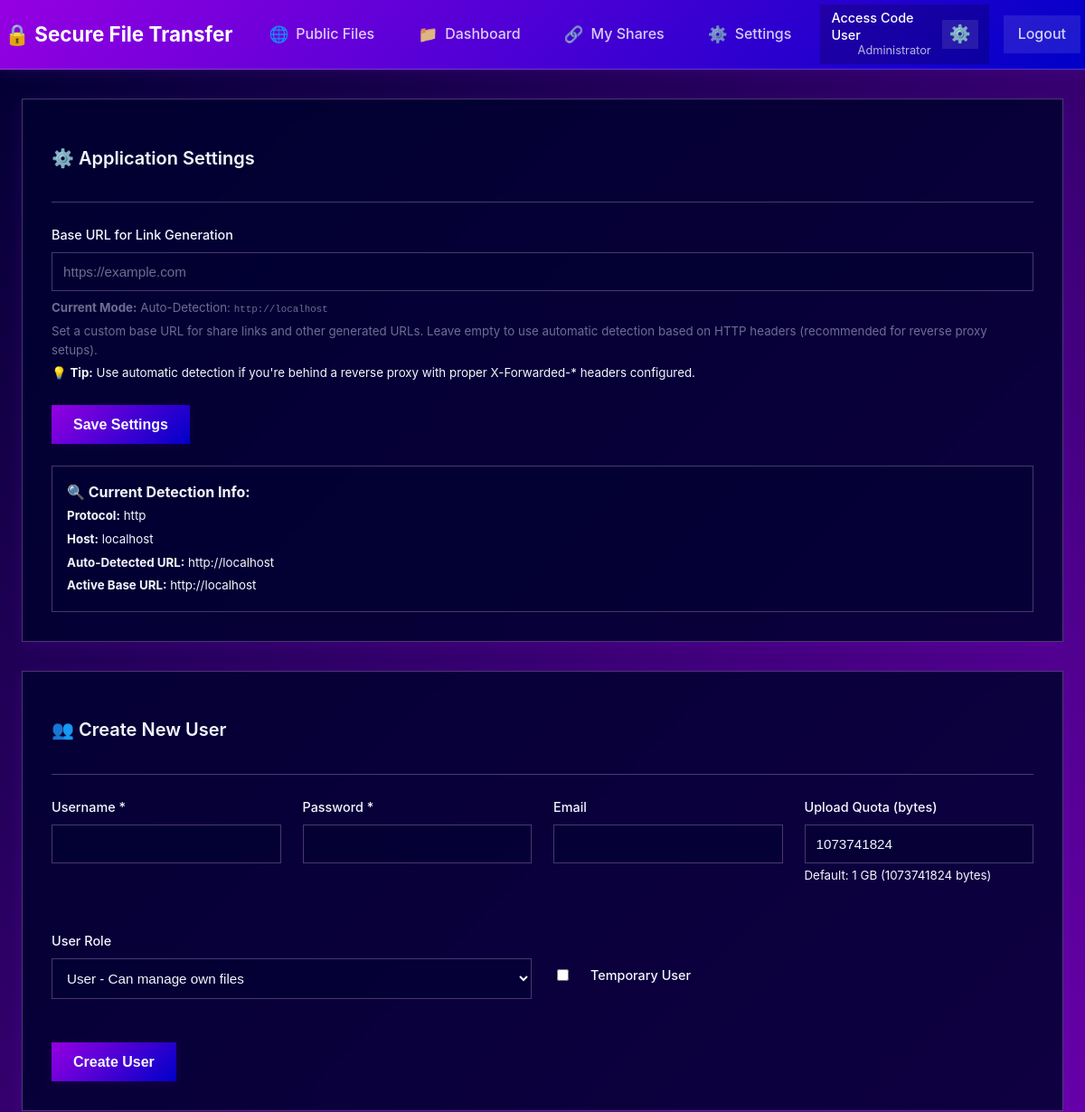
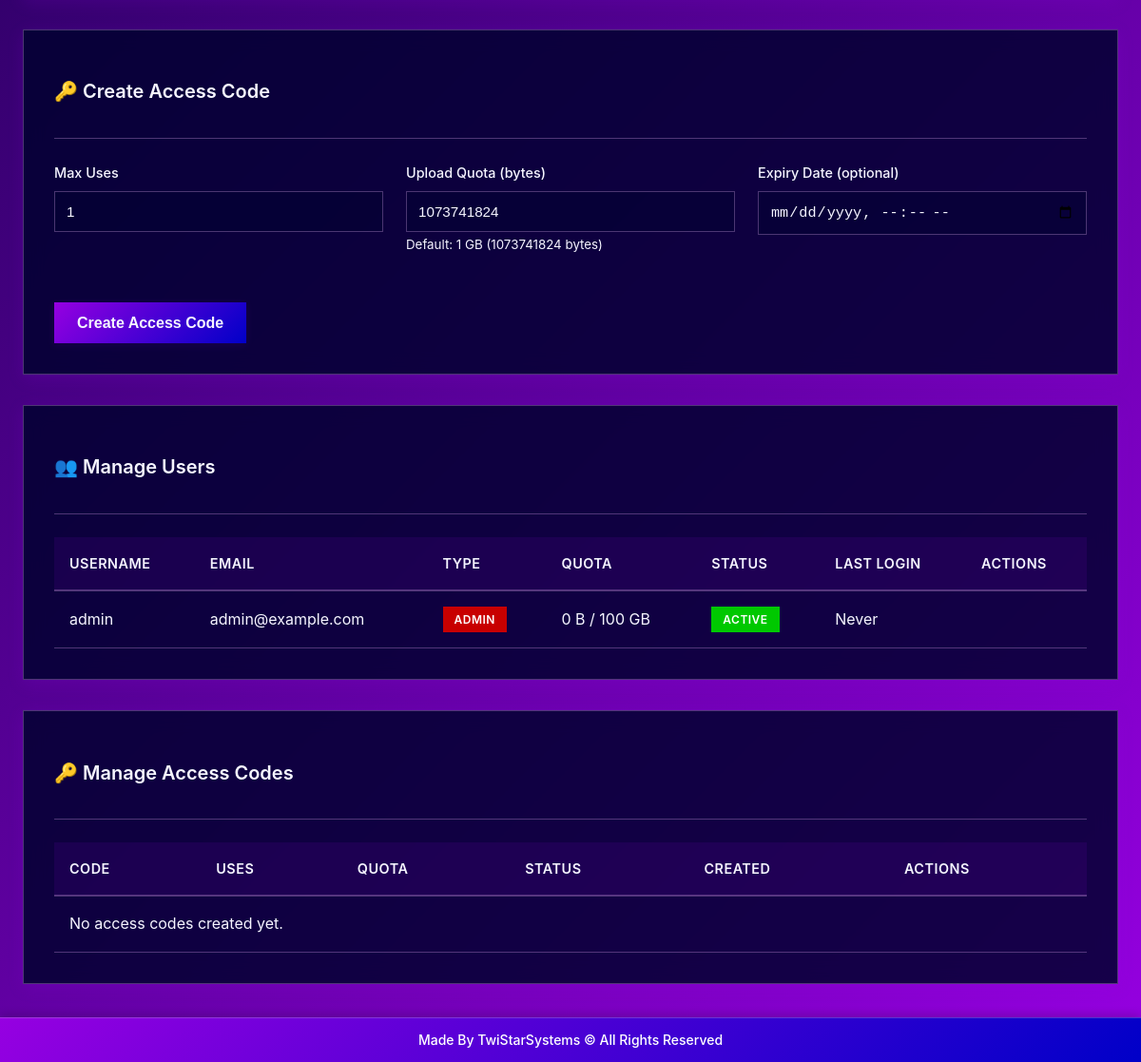
/admin.php (signed in), run on the app's committed database (2 pictures, top to bottom).
### tables this page shows
CREATE TABLE IF NOT EXISTS users (
    id INT AUTO_INCREMENT PRIMARY KEY,
    username VARCHAR(50) UNIQUE NOT NULL,
    password_hash VARCHAR(255) NOT NULL,
    email VARCHAR(100),
    role ENUM('admin', 'user') DEFAULT 'user',
    is_admin BOOLEAN DEFAULT FALSE,  
    upload_quota BIGINT DEFAULT 1073741824,  
    used_quota BIGINT DEFAULT 0,
    is_temporary BOOLEAN DEFAULT FALSE,
    expiry_date DATETIME NULL,
    created_at DATETIME DEFAULT CURRENT_TIMESTAMP,
    last_login DATETIME NULL,
    is_active BOOLEAN DEFAULT TRUE
);

### db.php (called while the page is built, shortened)
<?php
require_once 'config.php';
class Database {
    private $conn;
    public function __construct() {
        try {
            $this->conn = new PDO(
                "mysql:host=" . DB_HOST . ";dbname=" . DB_NAME,
                DB_USER,
                DB_PASS,
                array(PDO::ATTR_ERRMODE => PDO::ERRMODE_EXCEPTION)
            );
        } catch(PDOException $e) {
            die("Database connection failed: " . $e->getMessage());
        }
    }
    public function query($sql, $params = []) {
        try {
            $stmt = $this->conn->prepare($sql);
            $stmt->execute($params);
            return $stmt;
        } catch(PDOException $e) {
            error_log("Database query error: " . $e->getMessage());
            return false;
        }
    }
    public function fetch($sql, $params = []) {
        $stmt = $this->query($sql, $params);
        return $stmt ? $stmt->fetch(PDO::FETCH_ASSOC) : false;
    }
    public function fetchAll($sql, $params = []) {
        $stmt = $this->query($sql, $params);
        return $stmt ? $stmt->fetchAll(PDO::FETCH_ASSOC) : false;
    }
}
?>

### config.php (called while the page is built, shortened)
<?php
function getProtocol() {
    return 'http';
}
function getHost() {
    if (!empty($_SERVER['HTTP_HOST'])) {
        return $_SERVER['HTTP_HOST'];
    }
    return 'localhost';
}
function getBaseUrl() {
    static $checked = false;
    if (!$checked) {
        $checked = true;
        try {
            if (class_exists('Database')) {
                $db = new Database();
                $sql = "SELECT setting_value FROM app_settings WHERE setting_key = ? LIMIT 1";
                $result = $db->fetch($sql, ['base_url']);
            }
        } catch (Exception $e) {
        }
    }
    $protocol = getProtocol();
    $host = getHost();
    $basePath = dirname($_SERVER['SCRIPT_NAME']);
    $basePath = rtrim($basePath, '/');
    return "{$protocol}://{$host}{$basePath}";
}
?>

### users.php (called while the page is built, shortened)
<?php
require_once 'db.php';
class UserManager {
    private $db;
    public function __construct($db) {
        $this->db = $db;
    }
    public function getAllUsers() {
        $sql = "SELECT id, username, email, role, is_admin, upload_quota, used_quota, is_temporary, expiry_date, created_at, last_login, is_active
                FROM users ORDER BY created_at DESC";
        return $this->db->fetchAll($sql);
    }
}
?>

### mfa.php (called while the page is built, shortened)
<?php
require_once 'config.php';
require_once 'db.php';
class MFAService {
    private $db;
    public function __construct($db) {
        $this->db = $db;
        $this->ensureSchema();
    }
    public function ensureSchema() {
        $this->db->query("CREATE TABLE IF NOT EXISTS user_mfa_settings (
            id INT AUTO_INCREMENT PRIMARY KEY,
            user_id INT NOT NULL UNIQUE,
            totp_enabled BOOLEAN DEFAULT FALSE,
            totp_secret TEXT NULL,
            email_enabled BOOLEAN DEFAULT FALSE,
            created_at DATETIME DEFAULT CURRENT_TIMESTAMP,
            updated_at DATETIME DEFAULT CURRENT_TIMESTAMP ON UPDATE CURRENT_TIMESTAMP,
            FOREIGN KEY (user_id) REFERENCES users(id) ON DELETE CASCADE,
            INDEX idx_mfa_user (user_id)
        )");
        $this->db->query("CREATE TABLE IF NOT EXISTS mfa_email_codes (
            id INT AUTO_INCREMENT PRIMARY KEY,
            user_id INT NOT NULL,
            code_hash VARCHAR(255) NOT NULL,
            expires_at DATETIME NOT NULL,
            used_at DATETIME NULL,
            created_at DATETIME DEFAULT CURRENT_TIMESTAMP,
            FOREIGN KEY (user_id) REFERENCES users(id) ON DELETE CASCADE,
            INDEX idx_mfa_code_user (user_id),
            INDEX idx_mfa_code_expires (expires_at)
        )");
    }
}
?>

### auth.php (called while the page is built, shortened)
<?php
require_once 'db.php';
require_once 'mfa.php';
class Auth {
    public function __construct($db) {
        $this->mfaService = new MFAService($db);
    }
}
?>

### files.php (called while the page is built, shortened)
<?php
require_once 'db.php';
require_once 'auth.php';
class FileManager {
    public function formatBytes($bytes, $precision = 2) {
        $units = ['B', 'KB', 'MB', 'GB', 'TB'];
        for ($i = 0; $bytes > 1024 && $i < count($units) - 1; $i++) {
            $bytes /= 1024;
        }
        return round($bytes, $precision) . ' ' . $units[$i];
    }
}
?>

### admin.php (the view, shortened to what this page needs)
<?php
require_once 'config.php';
require_once 'db.php';
require_once 'auth.php';
require_once 'users.php';
require_once 'files.php';
$db = new Database();
$auth = new Auth($db);
$userManager = new UserManager($db);
$fileManager = new FileManager($db, $auth);
$users = $userManager->getAllUsers();
$accessCodes = $userManager->getAllAccessCodes();
$sql = "SELECT * FROM app_settings WHERE setting_key = ?";
$baseUrlSetting = $db->fetch($sql, ['base_url']);
$customBaseUrl = $baseUrlSetting ? $baseUrlSetting['setting_value'] : '';
$autoDetectedBaseUrl = getBaseUrl();
?>
<!DOCTYPE html>
<html lang="en">
<head>
    <link rel="stylesheet" href="style.css">
</head>
<body class="simple-page">
    <?php include 'header.php'; ?>
    <div class="container admin-container">
        <div class="card">
            <div class="card-header">
                <h2>⚙️ Application Settings</h2>
            </div>
            <div class="card-body">
                <form method="POST">
                    <div class="form-group">
                        <label for="base_url">Base URL for Link Generation</label>
                        <input type="url"
                               id="base_url"
                               name="base_url"
                               value="<?php echo htmlspecialchars($customBaseUrl); ?>"
                               placeholder="https://example.com">
                        <small style="display: block; margin-top: 0.5rem; color: var(--color-muted);">
                            <strong>Current Mode:</strong>
                            <?php if (!empty($customBaseUrl)): ?>
                                Custom URL: <code style="color: var(--color-secondary);"><?php echo htmlspecialchars($customBaseUrl); ?></code>
                            <?php else: ?>
                                Auto-Detection: <code style="color: var(--color-secondary);"><?php echo htmlspecialchars($autoDetectedBaseUrl); ?></code>
                            <?php endif; ?>
                        </small>
                        <small style="display: block; margin-top: 0.25rem; color: var(--color-muted);">
                            Set a custom base URL for share links and other generated URLs. Leave empty to use automatic detection based on HTTP headers (recommended for reverse proxy setups).
                        </small>
                        <small style="display: block; margin-top: 0.25rem; color: var(--color-gold);">
                            💡 <strong>Tip:</strong> Use automatic detection if you're behind a reverse proxy with proper X-Forwarded-* headers configured.
                        </small>
                    </div>
                    <div class="btn-row">
                        <button type="submit" class="btn btn-primary">Save Settings</button>
                    </div>
                </form>
                <div class="hash-info" style="margin-top: 1.5rem;">
                    <strong>🔍 Current Detection Info:</strong><br>
                    <small>
                        <strong>Protocol:</strong> <?php echo htmlspecialchars(getProtocol()); ?><br>
                        <strong>Host:</strong> <?php echo htmlspecialchars(getHost()); ?><br>
                        <strong>Auto-Detected URL:</strong> <?php echo htmlspecialchars($autoDetectedBaseUrl); ?><br>
                        <strong>Active Base URL:</strong> <?php echo htmlspecialchars(getBaseUrl()); ?><br>
                    </small>
                </div>
            </div>
        </div>
        <div class="card">
            <div class="card-header">
                <h2>👥 Create New User</h2>
            </div>
            <div class="card-body">
            <form method="POST">
                <div class="form-grid">
                    <div class="form-group">
                        <label for="username">Username *</label>
                        <input type="text" id="username" name="username" required>
                    </div>
                    <div class="form-group">
                        <label for="password">Password *</label>
                        <input type="password" id="password" name="password" required>
                    </div>
                    <div class="form-group">
                        <label for="email">Email</label>
                        <input type="email" id="email" name="email">
                    </div>
                    <div class="form-group">
                        <label for="upload_quota">Upload Quota (bytes)</label>
                        <input type="number" id="upload_quota" name="upload_quota" value="1073741824" required>
                        <small>Default: 1 GB (1073741824 bytes)</small>
                    </div>
                </div>
                <div class="form-grid">
                    <div class="form-group">
                        <label for="role">User Role</label>
                        <select id="role" name="role">
                            <option value="user" selected>User - Can manage own files</option>
                        </select>
                    </div>
                    <div class="checkbox-group">
                        <input type="checkbox" id="is_temporary" name="is_temporary" onchange="toggleExpiryDate()">
                        <label for="is_temporary" style="margin: 0">Temporary User</label>
                    </div>
                </div>
                <button type="submit" class="btn">Create User</button>
            </form>
            </div>
        </div>
        <div class="card">
            <div class="card-header">
                <h2>🔑 Create Access Code</h2>
            </div>
            <div class="card-body">
            <form method="POST">
                <div class="form-grid">
                    <div class="form-group">
                        <label for="max_uses">Max Uses</label>
                        <input type="number" id="max_uses" name="max_uses" value="1" min="1" required>
                    </div>
                    <div class="form-group">
                        <label for="code_upload_quota">Upload Quota (bytes)</label>
                        <input type="number" id="code_upload_quota" name="upload_quota" value="1073741824" required>
                        <small>Default: 1 GB (1073741824 bytes)</small>
                    </div>
                    <div class="form-group">
                        <label for="code_expiry_date">Expiry Date (optional)</label>
                        <input type="datetime-local" id="code_expiry_date" name="expiry_date">
                    </div>
                </div>
                <button type="submit" class="btn">Create Access Code</button>
            </form>
            </div>
        </div>
        <div class="card">
            <div class="card-header">
                <h2>👥 Manage Users</h2>
            </div>
            <div class="card-body">
                <div class="table-container">
                    <table>
                <thead>
                    <tr>
                        <th>Username</th>
                        <th>Email</th>
                        <th>Type</th>
                        <th>Quota</th>
                        <th>Status</th>
                        <th>Last Login</th>
                        <th>Actions</th>
                    </tr>
                </thead>
                <tbody>
                    <?php foreach ($users as $user): ?>
                        <tr>
                            <td><?php echo htmlspecialchars($user['username']); ?></td>
                            <td><?php echo htmlspecialchars($user['email']); ?></td>
                            <td>
                                <?php
                                $userRole = isset($user['role']) && !empty($user['role']) ? $user['role'] : ($user['is_admin'] ? 'admin' : 'user');
                                if ($userRole === 'admin'): ?>
                                    <span class="badge badge-danger">Admin</span>
                                <?php else: ?>
                                    <span class="badge badge-info">User</span>
                                <?php endif; ?>
                            </td>
                            <td>
                                <?php echo $fileManager->formatBytes($user['used_quota']); ?> /
                                <?php echo $fileManager->formatBytes($user['upload_quota']); ?>
                            </td>
                            <td>
                                <?php if ($user['is_active']): ?>
                                    <span class="badge badge-success">Active</span>
                                <?php else: ?>
                                    <span class="badge badge-danger">Inactive</span>
                                <?php endif; ?>
                            </td>
                            <td><?php echo $user['last_login'] ? date('Y-m-d H:i', strtotime($user['last_login'])) : 'Never'; ?></td>
                            <td>
                            </td>
                        </tr>
                    <?php endforeach; ?>
                </tbody>
                    </table>
                </div>
            </div>
        </div>
        <div class="card">
            <div class="card-header">
                <h2>🔑 Manage Access Codes</h2>
            </div>
            <div class="card-body">
                <div class="table-container">
                    <table>
                <thead>
                    <tr>
                        <th>Code</th>
                        <th>Uses</th>
                        <th>Quota</th>
                        <th>Status</th>
                        <th>Created</th>
                        <th>Actions</th>
                    </tr>
                </thead>
                <tbody>
                    <?php if (empty($accessCodes)): ?>
                        <tr>
                            <td colspan="6">No access codes created yet.</td>
                        </tr>
                    <?php endif; ?>
                </tbody>
                    </table>
                </div>
            </div>
        </div>
    </div>
    <?php include 'footer.php'; ?>
</body>
</html>

### data on the page
users: username "admin", email "admin@example.com", role "ADMIN", used_quota "0 B", upload_quota "100 GB", is_active "ACTIVE", shows "Never"

### other printed values
SITE_NAME "Secure File Transfer"
RBAC::getRoleDisplayName($headerRole) "Administrator"
$autoDetectedBaseUrl "http://localhost"
getProtocol() "http"
getHost() "localhost"
getBaseUrl() "http://localhost"
